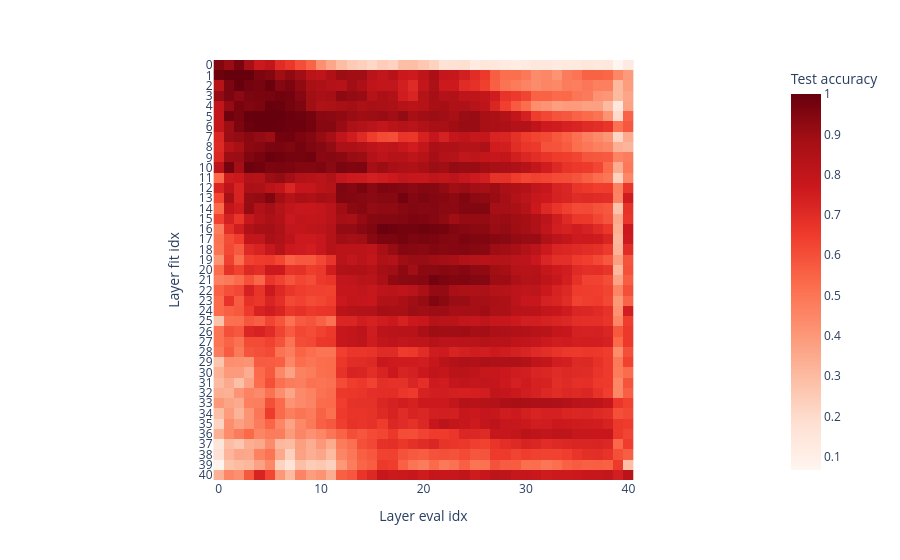

Write notebook code for a chart like this one.
### Code cell
test_accuracies_l2 = torch.zeros((len(probes_l2), len(test_hidden_states))) - float("nan")
for probe_idx, probe in enumerate(probes_l2.values()):
    probe.eval()
    for layer_idx in range(len(test_hidden_states)):
        with torch.no_grad():
            test_logits = probe(test_hidden_states[layer_idx].float().to(device), holdout_eval_tokens=False)
            test_accuracy = (test_logits.argmax(dim=-1) == test_labels).float().mean().item()
        test_accuracies_l2[probe_idx, layer_idx] = test_accuracy

plotly.express.imshow(
    test_accuracies_l2,
    labels={"y": "Layer fit idx", "x": "Layer eval idx", "color": "Test accuracy"},
    color_continuous_scale="Reds"
).update_layout(
    yaxis=dict(tickvals=list(range(len(probes_l2))), ticktext=list(probes_l2.keys()))
)

### Figure 1 — Plotly figure (JSON) as saved in the notebook; plotly's stock layout.template omitted (floating-point values rounded to 4 significant figures; data arrays with more than 128 entries replaced by an {"elided": "..."} marker saying what was removed)
{"data": [{"coloraxis": "coloraxis", "hovertemplate": "Layer eval idx: %{x}<br>Layer fit idx: %{y}<br>Test accuracy: %{z}<extra></extra>", "name": "0", "type": "heatmap", "xaxis": "x", "yaxis": "y", "z": {"elided": "41x41 float values"}}], "layout": {"coloraxis": {"colorbar": {"title": {"text": "Test accuracy"}}, "colorscale": [[0.0, "rgb(255,245,240)"], [0.125, "rgb(254,224,210)"], [0.25, "rgb(252,187,161)"], [0.375, "rgb(252,146,114)"], [0.5, "rgb(251,106,74)"], [0.625, "rgb(239,59,44)"], [0.75, "rgb(203,24,29)"], [0.875, "rgb(165,15,21)"], [1.0, "rgb(103,0,13)"]]}, "margin": {"t": 60}, "xaxis": {"anchor": "y", "constrain": "domain", "domain": [0.0, 1.0], "scaleanchor": "y", "title": {"text": "Layer eval idx"}}, "yaxis": {"anchor": "x", "autorange": "reversed", "constrain": "domain", "domain": [0.0, 1.0], "ticktext": [0, 1, 2, 3, 4, 5, 6, 7, 8, 9, 10, 11, 12, 13, 14, 15, 16, 17, 18, 19, 20, 21, 22, 23, 24, 25, 26, 27, 28, 29, 30, 31, 32, 33, 34, 35, 36, 37, 38, 39, 40], "tickvals": [0, 1, 2, 3, 4, 5, 6, 7, 8, 9, 10, 11, 12, 13, 14, 15, 16, 17, 18, 19, 20, 21, 22, 23, 24, 25, 26, 27, 28, 29, 30, 31, 32, 33, 34, 35, 36, 37, 38, 39, 40], "title": {"text": "Layer fit idx"}}}}
